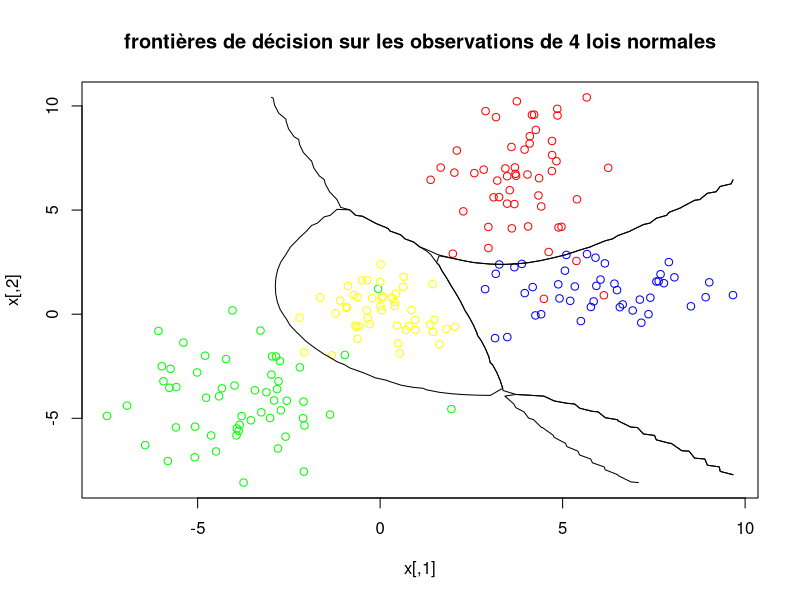
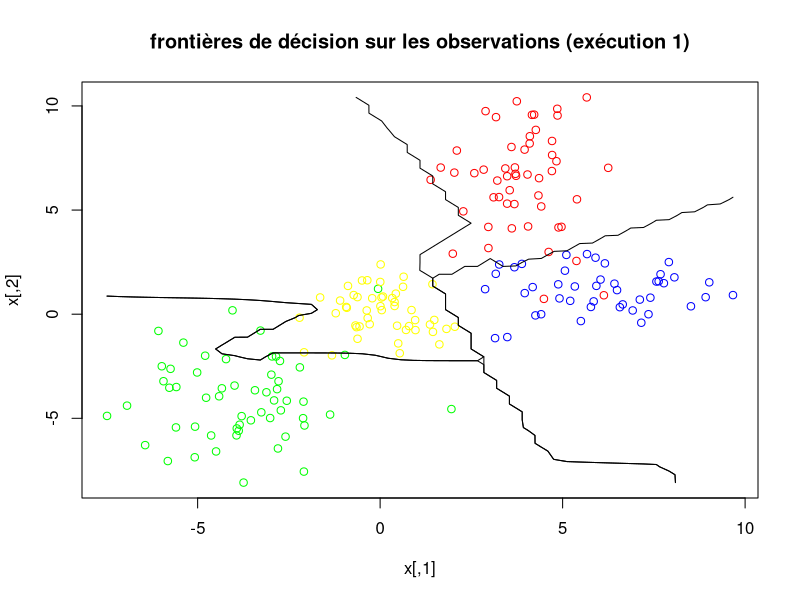
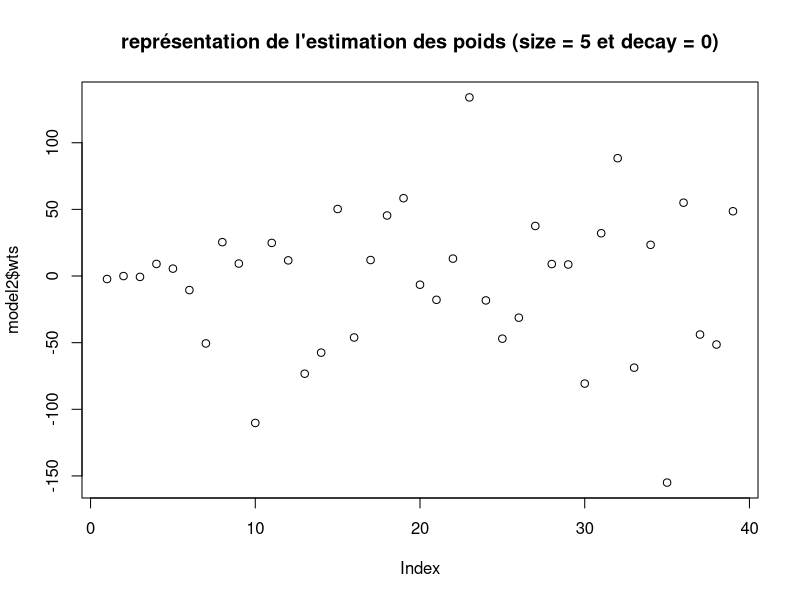
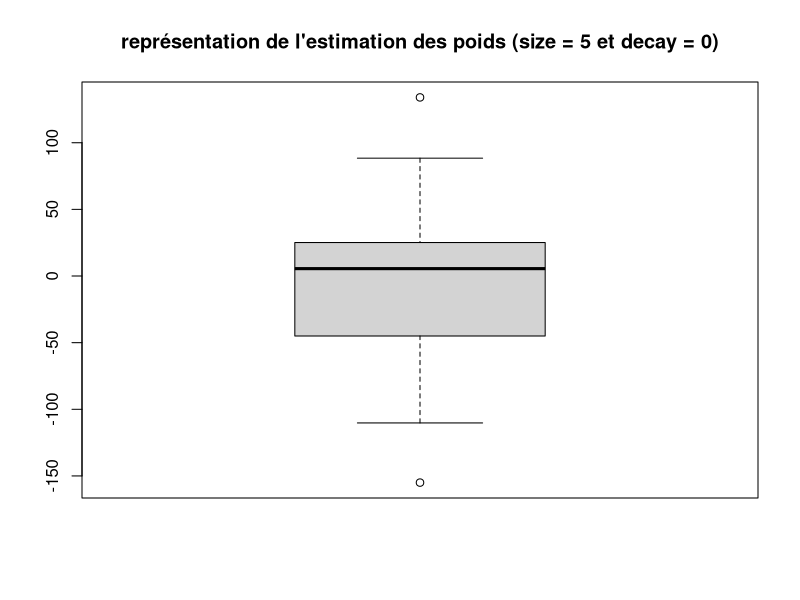
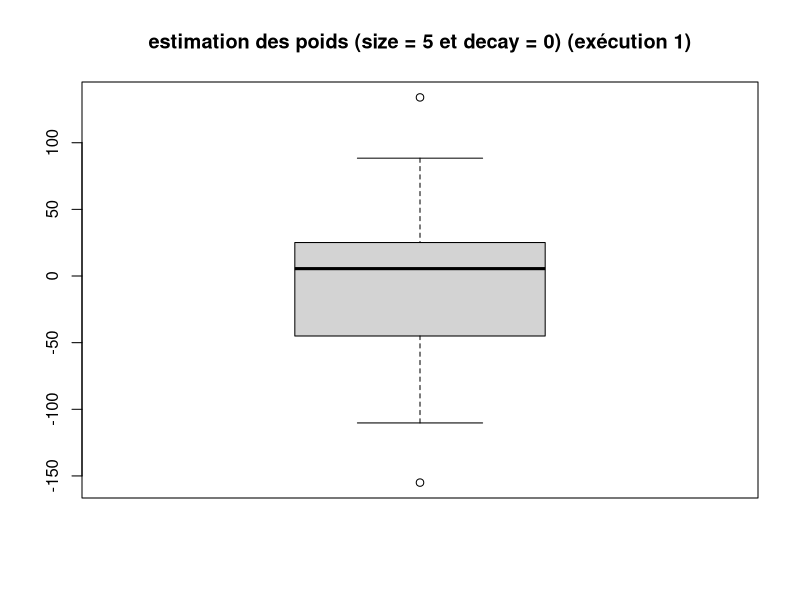
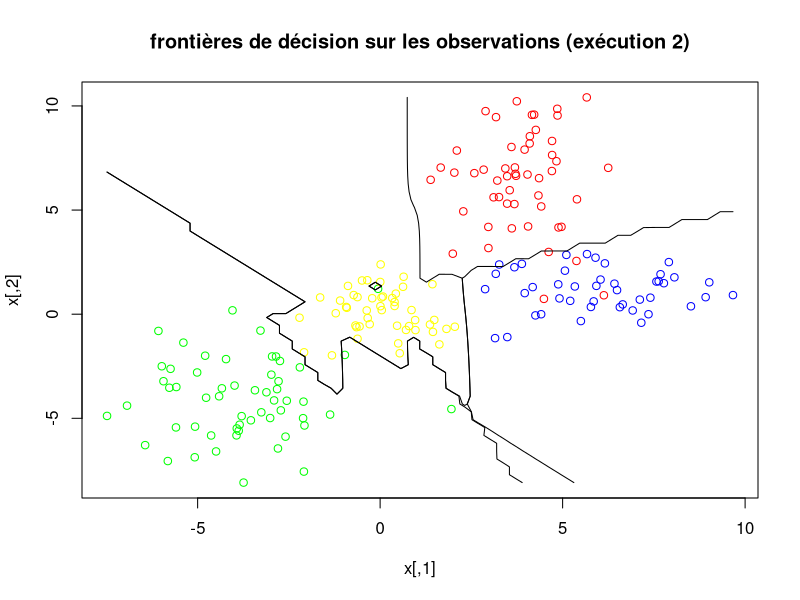
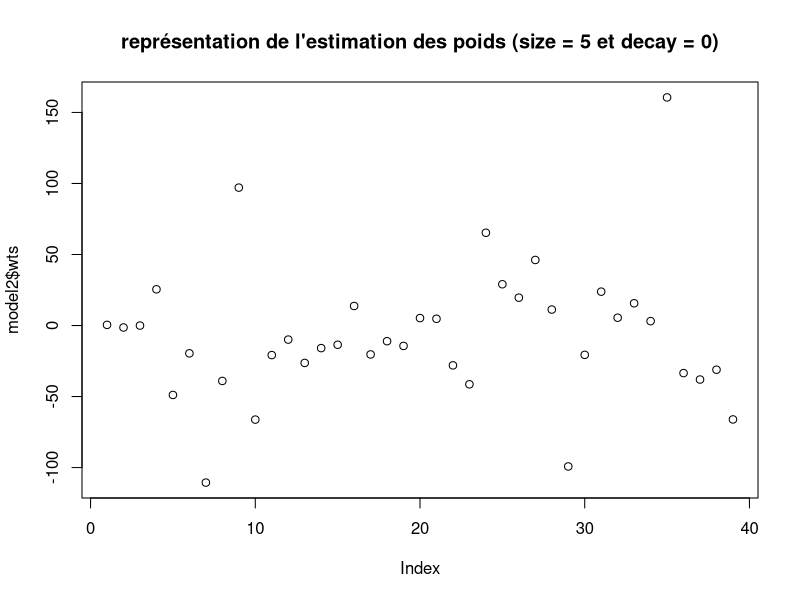
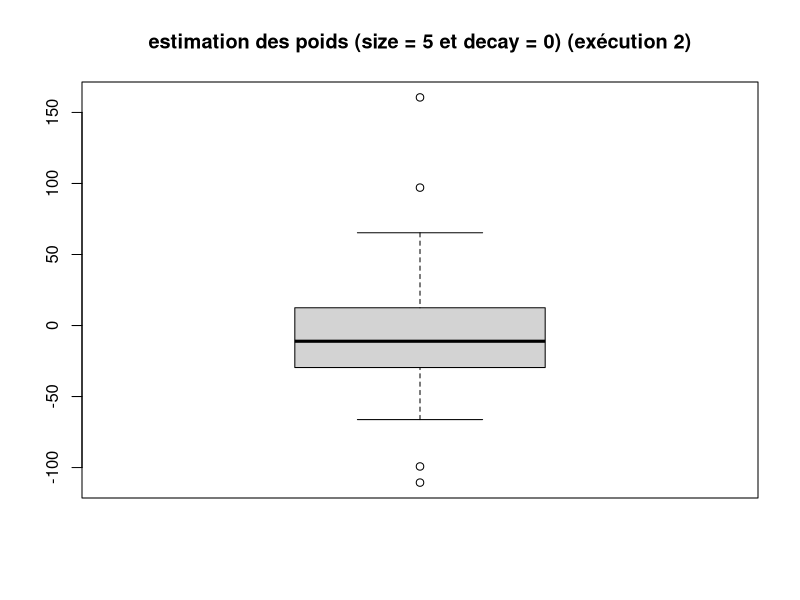

Write R code to recreate these figures, in order. (Note: this script raises an error after producing the figures.)
# UV : SY19 - TP03
# Exercice 2
# Auteurs : Alice Ngwembou - Antoine Hars
# Fichier : exercice2.R

library(MASS)
library(nnet)

# QUESTION 1

# 1.
p1 <- 0.25
p2 <-0.25
p3 <- 0.25
p4 <- 0.25
n <- 200

s1 <- c(1, 2)
s2 <- c(2, 1)
s3 <- c(1.5, 2)
s4 <- c(1, 1)

s <- rbind(s1, s2, s3, s4)

m1 <- c(4, 6)
m2 <- c(6, 1)
m3 <- c(-4, -4)
m4 <- c(0, 0)

m <- rbind(m1, m2, m3, m4)

c <- sample(c(1, 2, 3, 4), size = n, prob = c(p1, p2, p3, p4), replace = TRUE)
x <- cbind(rnorm(n, m[c,1], s[c,1]), rnorm(n, m[c,2], s[c,2]))

couleur <- rep("red", n)
couleur[c==2] <- "blue"
couleur[c==3] <- "green"
couleur[c==4] <- "yellow"

png("plots/frontiere_bayes_q1_1.png")
plot(x, col = couleur, main = "frontières de décision sur les observations de 4 lois normales")

# Frontiere de Bayes
len <- 50

xp <- seq(min(x[,1]), max(x[,1]), length = len)
yp <- seq(min(x[,2]), max(x[,2]), length = len)

grille <- expand.grid(z1 = xp, z2 = yp)

Z <- p1 * dnorm(grille[,1], m[1,1], s[1,1]) * dnorm(grille[,2], m[1,2], s[1,2])
Z <- cbind(Z, p2 * dnorm(grille[,1], m[2,1], s[2,1]) * dnorm(grille[,2], m[2,2], s[2,2]))
Z <- cbind(Z, p3 * dnorm(grille[,1], m[3,1], s[3,1]) * dnorm(grille[,2], m[3,2], s[3,2]))
Z <- cbind(Z, p4 * dnorm(grille[,1], m[4,1], s[4,1]) * dnorm(grille[,2], m[4,2], s[4,2]))

zp <- Z[,4] - pmax(Z[,3], Z[,2], Z[,1])
contour(xp, yp, matrix(zp, len), add = TRUE, levels = 0, drawlabels = FALSE)

zp <- Z[,1] - pmax(Z[,2], Z[,3], Z[,4])
contour(xp, yp, matrix(zp, len), add = TRUE, levels = 0, drawlabels = FALSE)

zp <- Z[,2] - pmax(Z[,1], Z[,3], Z[,4])
contour(xp, yp, matrix(zp, len), add = TRUE, levels = 0, drawlabels = FALSE)
dev.off()

# 2.
# Donner la règle de Bayes

# 3.
# Développer la règle de Bayes pour arriver à la solution

##############################################################################

# QUESTION 2
T <- class.ind(couleur)
model1 <- nnet(x, T, size = 1, decay = 0, softmax = TRUE, maxit = 500)

# Valeur des poids
model1$wts

# Proba à postériori d'appartenance aux classes
Z1 <- predict(model1, grille)

#boxplot(model1$wts)


# 1.
model2 <- nnet(x, T, size = 5, decay = 0, softmax = TRUE, maxit = 500)
model2$wts
Z2 <- predict(model2, grille)

png("plots/frontiere_bayes_q2_1.png")
plot(x, col = couleur, main = "frontières de décision sur les observations (exécution 1)")
zp <- Z2[,4] - pmax(Z2[,3], Z2[,2], Z2[,1])
contour(xp, yp, matrix(zp, len), add = TRUE, levels = 0, drawlabels = FALSE)
zp <- Z2[,1] - pmax(Z2[,2], Z2[,3], Z2[,4])
contour(xp, yp, matrix(zp, len), add = TRUE, levels = 0, drawlabels = FALSE)
zp <- Z2[,2] - pmax(Z2[,1], Z2[,3], Z2[,4])
contour(xp, yp, matrix(zp, len), add = TRUE, levels = 0, drawlabels = FALSE)
dev.off()

# 2.
# Dessin de chaque composante du poids.
png("plots/poids_q2_2_1.png")
plot(model2$wts, main = "représentation de l'estimation des poids (size = 5 et decay = 0)")
dev.off()

png("plots/poids_q2_2_2.png")
boxplot(model2$wts, main = "représentation de l'estimation des poids (size = 5 et decay = 0)")
dev.off()

png("plots/poids_q2_2_3.png")
boxplot(model2$wts, main = "estimation des poids (size = 5 et decay = 0) (exécution 1)")
dev.off()

# 3.
# à répéter plusieurs fois.
model2 <- nnet(x, T, size = 5, decay = 0, softmax = TRUE, maxit = 500)
model2 <- nnet(x, T, size = 5, decay = 0, softmax = TRUE, maxit = 500)
model2 <- nnet(x, T, size = 5, decay = 0, softmax = TRUE, maxit = 500)
model2 <- nnet(x, T, size = 5, decay = 0, softmax = TRUE, maxit = 500)
model2$wts
Z2 <- predict(model2, grille)

png("plots/frontiere_bayes_q2_2.png")
plot(x, col = couleur, main = "frontières de décision sur les observations (exécution 2)")
zp <- Z2[,4] - pmax(Z2[,3], Z2[,2], Z2[,1])
contour(xp, yp, matrix(zp, len), add = TRUE, levels = 0, drawlabels = FALSE)
zp <- Z2[,1] - pmax(Z2[,2], Z2[,3], Z2[,4])
contour(xp, yp, matrix(zp, len), add = TRUE, levels = 0, drawlabels = FALSE)
zp <- Z2[,2] - pmax(Z2[,1], Z2[,3], Z2[,4])
contour(xp, yp, matrix(zp, len), add = TRUE, levels = 0, drawlabels = FALSE)
dev.off()

png("plots/poids_q2_3_1.png")
plot(model2$wts, main = "représentation de l'estimation des poids (size = 5 et decay = 0)")
dev.off()

png("plots/poids_q2_3_2.png")
boxplot(model2$wts, main = "estimation des poids (size = 5 et decay = 0) (exécution 2)")
dev.off()

# Nous n'obtenons pas les mêmes résultats à chaque fois pour l'estimation
# des poids et des frontières de décision.

# 4.
# Le générateur de nombre aléatoire de R n'est pas réinitialisé
# donc nous n'obtenons pas les mêmes frontières.

##############################################################################

# QUESTION 3.

# 1.
set.seed(1)
T <- class.ind(couleur)
model1 <- nnet(x, T, size = 1, decay = 0, softmax = TRUE, maxit = 500)
set.seed(1)
model2 <- nnet(x, T, size = 2, decay = 0, softmax = TRUE, maxit = 500)
set.seed(1)
model3 <- nnet(x, T, size = 3, decay = 0, softmax = TRUE, maxit = 500)
set.seed(1)
model4 <- nnet(x, T, size = 4, decay = 0, softmax = TRUE, maxit = 500)
set.seed(1)
model5 <- nnet(x, T, size = 5, decay = 0, softmax = TRUE, maxit = 500)
set.seed(1)
model6 <- nnet(x, T, size = 6, decay = 0, softmax = TRUE, maxit = 500)
set.seed(1)
model7 <- nnet(x, T, size = 7, decay = 0, softmax = TRUE, maxit = 500)
set.seed(1)
model8 <- nnet(x, T, size = 8, decay = 0, softmax = TRUE, maxit = 500)
set.seed(1)
model9 <- nnet(x, T, size = 9, decay = 0, softmax = TRUE, maxit = 500)
set.seed(1)
model10 <- nnet(x, T, size = 10, decay = 0, softmax = TRUE, maxit = 500)

png("plots/poids_q3_1.png")
boxplot(model1$wts, model2$wts, model3$wts, model4$wts, model5$wts, model6$wts, model7$wts, model8$wts, model9$wts, model10$wts, main = "Evolution du poids en fonction de size")
dev.off()

#plot(model1$wts, ylim = c(-5, 5), col = "blue")
#plot(model2$wts, ylim = c(-5, 5), col = "red")
#plot(model3$wts, ylim = c(-5, 5), col = "cyan")
#plot(model4$wts, ylim = c(-5, 5), col = "black")
#plot(model5$wts, ylim = c(-5, 5), col = "green")
#plot(model6$wts, ylim = c(-5, 5), col = "orange")
#plot(model7$wts, ylim = c(-5, 5), col = "yellow")
#plot(model8$wts, ylim = c(-5, 5), col = "pink")
#plot(model9$wts, ylim = c(-5, 5), col = "maroon")
#plot(model10$wts, ylim = c(-5, 5), col = "violet")

# Commenter le nombre de poids à estimer..

# 2.
Z1 <- predict(model1, grille)
Z2 <- predict(model2, grille)
Z3 <- predict(model3, grille)
Z4 <- predict(model4, grille)
Z5 <- predict(model5, grille)
Z6 <- predict(model6, grille)
Z7 <- predict(model7, grille)
Z8 <- predict(model8, grille)
Z9 <- predict(model9, grille)
Z10 <- predict(model10, grille)

png("plots/frontiere_bayes_q3_2_1.png")
plot(x, col = couleur, main = "frontières de décision sur les observations (size = 1) (1)")
zp <- Z1[,4] - pmax(Z1[,3], Z1[,2], Z1[,1])
contour(xp, yp, matrix(zp, len), add = TRUE, levels = 0, drawlabels = FALSE)
zp <- Z1[,1] - pmax(Z1[,2], Z1[,3], Z1[,4])
contour(xp, yp, matrix(zp, len), add = TRUE, levels = 0, drawlabels = FALSE)
zp <- Z1[,2] - pmax(Z1[,1], Z1[,3], Z1[,4])
contour(xp, yp, matrix(zp, len), add = TRUE, levels = 0, drawlabels = FALSE)
dev.off()

png("plots/frontiere_bayes_q3_2_2.png")
plot(x, col = couleur, main = "frontières de décision sur les observations (size = 2) (1)")
zp <- Z2[,4] - pmax(Z2[,3], Z2[,2], Z2[,1])
contour(xp, yp, matrix(zp, len), add = TRUE, levels = 0, drawlabels = FALSE)
zp <- Z2[,1] - pmax(Z2[,2], Z2[,3], Z2[,4])
contour(xp, yp, matrix(zp, len), add = TRUE, levels = 0, drawlabels = FALSE)
zp <- Z2[,2] - pmax(Z2[,1], Z2[,3], Z2[,4])
contour(xp, yp, matrix(zp, len), add = TRUE, levels = 0, drawlabels = FALSE)
dev.off()

png("plots/frontiere_bayes_q3_2_3.png")
plot(x, col = couleur, main = "frontières de décision sur les observations (size = 3) (1)")
zp <- Z3[,4] - pmax(Z3[,3], Z3[,2], Z3[,1])
contour(xp, yp, matrix(zp, len), add = TRUE, levels = 0, drawlabels = FALSE)
zp <- Z3[,1] - pmax(Z3[,2], Z3[,3], Z3[,4])
contour(xp, yp, matrix(zp, len), add = TRUE, levels = 0, drawlabels = FALSE)
zp <- Z3[,2] - pmax(Z3[,1], Z3[,3], Z3[,4])
contour(xp, yp, matrix(zp, len), add = TRUE, levels = 0, drawlabels = FALSE)
dev.off()

png("plots/frontiere_bayes_q3_2_4.png")
plot(x, col = couleur, main = "frontières de décision sur les observations (size = 4) (1)")
zp <- Z4[,4] - pmax(Z4[,3], Z4[,2], Z4[,1])
contour(xp, yp, matrix(zp, len), add = TRUE, levels = 0, drawlabels = FALSE)
zp <- Z4[,1] - pmax(Z4[,2], Z4[,3], Z4[,4])
contour(xp, yp, matrix(zp, len), add = TRUE, levels = 0, drawlabels = FALSE)
zp <- Z4[,2] - pmax(Z4[,1], Z4[,3], Z4[,4])
contour(xp, yp, matrix(zp, len), add = TRUE, levels = 0, drawlabels = FALSE)
dev.off()

png("plots/frontiere_bayes_q3_2_5.png")
plot(x, col = couleur, main = "frontières de décision sur les observations (size = 5) (1)")
zp <- Z5[,4] - pmax(Z5[,3], Z5[,2], Z5[,1])
contour(xp, yp, matrix(zp, len), add = TRUE, levels = 0, drawlabels = FALSE)
zp <- Z5[,1] - pmax(Z5[,2], Z5[,3], Z5[,4])
contour(xp, yp, matrix(zp, len), add = TRUE, levels = 0, drawlabels = FALSE)
zp <- Z5[,2] - pmax(Z5[,1], Z5[,3], Z5[,4])
contour(xp, yp, matrix(zp, len), add = TRUE, levels = 0, drawlabels = FALSE)
dev.off()

png("plots/frontiere_bayes_q3_2_6.png")
plot(x, col = couleur, main = "frontières de décision sur les observations (size = 6) (1)")
zp <- Z6[,4] - pmax(Z6[,3], Z6[,2], Z6[,1])
contour(xp, yp, matrix(zp, len), add = TRUE, levels = 0, drawlabels = FALSE)
zp <- Z6[,1] - pmax(Z6[,2], Z6[,3], Z6[,4])
contour(xp, yp, matrix(zp, len), add = TRUE, levels = 0, drawlabels = FALSE)
zp <- Z6[,2] - pmax(Z6[,1], Z6[,3], Z6[,4])
contour(xp, yp, matrix(zp, len), add = TRUE, levels = 0, drawlabels = FALSE)
dev.off()

png("plots/frontiere_bayes_q3_2_7.png")
plot(x, col = couleur, main = "frontières de décision sur les observations (size = 7) (1)")
zp <- Z7[,4] - pmax(Z7[,3], Z7[,2], Z7[,1])
contour(xp, yp, matrix(zp, len), add = TRUE, levels = 0, drawlabels = FALSE)
zp <- Z7[,1] - pmax(Z7[,2], Z7[,3], Z7[,4])
contour(xp, yp, matrix(zp, len), add = TRUE, levels = 0, drawlabels = FALSE)
zp <- Z7[,2] - pmax(Z7[,1], Z7[,3], Z7[,4])
contour(xp, yp, matrix(zp, len), add = TRUE, levels = 0, drawlabels = FALSE)
dev.off()

png("plots/frontiere_bayes_q3_2_8.png")
plot(x, col = couleur, main = "frontières de décision sur les observations (size = 8) (1)")
zp <- Z8[,4] - pmax(Z8[,3], Z8[,2], Z8[,1])
contour(xp, yp, matrix(zp, len), add = TRUE, levels = 0, drawlabels = FALSE)
zp <- Z8[,1] - pmax(Z8[,2], Z8[,3], Z8[,4])
contour(xp, yp, matrix(zp, len), add = TRUE, levels = 0, drawlabels = FALSE)
zp <- Z8[,2] - pmax(Z8[,1], Z8[,3], Z8[,4])
contour(xp, yp, matrix(zp, len), add = TRUE, levels = 0, drawlabels = FALSE)
dev.off()

png("plots/frontiere_bayes_q3_2_9.png")
plot(x, col = couleur, main = "frontières de décision sur les observations (size = 9) (1)")
zp <- Z9[,4] - pmax(Z9[,3], Z9[,2], Z9[,1])
contour(xp, yp, matrix(zp, len), add = TRUE, levels = 0, drawlabels = FALSE)
zp <- Z9[,1] - pmax(Z9[,2], Z9[,3], Z9[,4])
contour(xp, yp, matrix(zp, len), add = TRUE, levels = 0, drawlabels = FALSE)
zp <- Z9[,2] - pmax(Z9[,1], Z9[,3], Z9[,4])
contour(xp, yp, matrix(zp, len), add = TRUE, levels = 0, drawlabels = FALSE)
dev.off()

png("plots/frontiere_bayes_q3_2_10.png")
plot(x, col = couleur, main = "frontières de décision sur les observations (size = 10) (1)")
zp <- Z10[,4] - pmax(Z10[,3], Z10[,2], Z10[,1])
contour(xp, yp, matrix(zp, len), add = TRUE, levels = 0, drawlabels = FALSE)
zp <- Z10[,1] - pmax(Z10[,2], Z10[,3], Z10[,4])
contour(xp, yp, matrix(zp, len), add = TRUE, levels = 0, drawlabels = FALSE)
zp <- Z10[,2] - pmax(Z10[,1], Z10[,3], Z10[,4])
contour(xp, yp, matrix(zp, len), add = TRUE, levels = 0, drawlabels = FALSE)
dev.off()

# Calcul de la probabilité d'erreur
pred1 <- predict(model1, x)
pred2 <- predict(model2, x)
pred3 <- predict(model3, x)
pred4 <- predict(model4, x)
pred5 <- predict(model5, x)
pred6 <- predict(model6, x)
pred7 <- predict(model7, x)
pred8 <- predict(model8, x)
pred9 <- predict(model9, x)
pred10 <- predict(model10, x)

classes_predict <- function(pred) {

	n = dim(pred)[1]
	m = dim(pred)[2]
	for (i in 1:n) {
		mm = max(pred[i,])
		for (j in 1:m) {
			if (pred[i,j] == mm) {
				pred[i,j] = 1
			} else {
				pred[i,j] = 0
			}
		}
	}
	return(pred)
}

cp1 = classes_predict(pred1)
cp2 = classes_predict(pred2)
cp3 = classes_predict(pred3)
cp4 = classes_predict(pred4)
cp5 = classes_predict(pred5)
cp6 = classes_predict(pred6)
cp7 = classes_predict(pred7)
cp8 = classes_predict(pred8)
cp9 = classes_predict(pred9)
cp10 = classes_predict(pred10)

proba_erreur_emp <- function(T, CP) {

	proba = 0
	n = dim(T)[1]
	m = dim(T)[2]
	for (i in 1:n) {
		CP[i,] = T[i,] - CP[i,]
		comp = 0
		for (j in 1:m) {
			if (CP[i,j] == 0) {
				comp = comp + 1
			}
		}
		if (comp != m) {
			proba = proba + 1
		}
	}
	return(proba / n)
}

proba1 = proba_erreur_emp(T, cp1)
proba2 = proba_erreur_emp(T, cp2)
proba3 = proba_erreur_emp(T, cp3)
proba4 = proba_erreur_emp(T, cp4)
proba5 = proba_erreur_emp(T, cp5)
proba6 = proba_erreur_emp(T, cp6)
proba7 = proba_erreur_emp(T, cp7)
proba8 = proba_erreur_emp(T, cp8)
proba9 = proba_erreur_emp(T, cp9)
proba10 = proba_erreur_emp(T, cp10)

probas = c(proba1, proba2, proba3, proba4, proba5, proba6, proba7, proba8, proba9, proba10)
png("plots/probas_erreur_q3_1.png")
plot(probas, main = "Evolution des probabilité d'erreur en fonction de size", col = "red")
dev.off()

# 3.
set.seed(1)
T <- class.ind(couleur)
model1 <- nnet(x, T, size = 1, decay = 0, softmax = TRUE, maxit = 500)
set.seed(1)
model2 <- nnet(x, T, size = 2, decay = 0, softmax = TRUE, maxit = 500)
set.seed(1)
model3 <- nnet(x, T, size = 3, decay = 0, softmax = TRUE, maxit = 500)
set.seed(1)
model4 <- nnet(x, T, size = 4, decay = 0, softmax = TRUE, maxit = 500)
set.seed(1)
model5 <- nnet(x, T, size = 5, decay = 0, softmax = TRUE, maxit = 500)
set.seed(1)
model6 <- nnet(x, T, size = 6, decay = 0, softmax = TRUE, maxit = 500)
set.seed(1)
model7 <- nnet(x, T, size = 7, decay = 0, softmax = TRUE, maxit = 500)
set.seed(1)
model8 <- nnet(x, T, size = 8, decay = 0, softmax = TRUE, maxit = 500)
set.seed(1)
model9 <- nnet(x, T, size = 9, decay = 0, softmax = TRUE, maxit = 500)
set.seed(1)
model10 <- nnet(x, T, size = 10, decay = 0, softmax = TRUE, maxit = 500)

png("plots/poids_q3_3.png")
boxplot(model1$wts, model2$wts, model3$wts, model4$wts, model5$wts, model6$wts, model7$wts, model8$wts, model9$wts, model10$wts, main = "Evolution du poids en fonction de size")
dev.off()

Z1 <- predict(model1, grille)
Z2 <- predict(model2, grille)
Z3 <- predict(model3, grille)
Z4 <- predict(model4, grille)
Z5 <- predict(model5, grille)
Z6 <- predict(model6, grille)
Z7 <- predict(model7, grille)
Z8 <- predict(model8, grille)
Z9 <- predict(model9, grille)
Z10 <- predict(model10, grille)

png("plots/frontiere_bayes_q3_3_1.png")
plot(x, col = couleur, main = "frontières de décision sur les observations (size = 1) (2)")
zp <- Z1[,4] - pmax(Z1[,3], Z1[,2], Z1[,1])
contour(xp, yp, matrix(zp, len), add = TRUE, levels = 0, drawlabels = FALSE)
zp <- Z1[,1] - pmax(Z1[,2], Z1[,3], Z1[,4])
contour(xp, yp, matrix(zp, len), add = TRUE, levels = 0, drawlabels = FALSE)
zp <- Z1[,2] - pmax(Z1[,1], Z1[,3], Z1[,4])
contour(xp, yp, matrix(zp, len), add = TRUE, levels = 0, drawlabels = FALSE)
dev.off()

png("plots/frontiere_bayes_q3_3_2.png")
plot(x, col = couleur, main = "frontières de décision sur les observations (size = 2) (2)")
zp <- Z2[,4] - pmax(Z2[,3], Z2[,2], Z2[,1])
contour(xp, yp, matrix(zp, len), add = TRUE, levels = 0, drawlabels = FALSE)
zp <- Z2[,1] - pmax(Z2[,2], Z2[,3], Z2[,4])
contour(xp, yp, matrix(zp, len), add = TRUE, levels = 0, drawlabels = FALSE)
zp <- Z2[,2] - pmax(Z2[,1], Z2[,3], Z2[,4])
contour(xp, yp, matrix(zp, len), add = TRUE, levels = 0, drawlabels = FALSE)
dev.off()

png("plots/frontiere_bayes_q3_3_3.png")
plot(x, col = couleur, main = "frontières de décision sur les observations (size = 3) (2)")
zp <- Z3[,4] - pmax(Z3[,3], Z3[,2], Z3[,1])
contour(xp, yp, matrix(zp, len), add = TRUE, levels = 0, drawlabels = FALSE)
zp <- Z3[,1] - pmax(Z3[,2], Z3[,3], Z3[,4])
contour(xp, yp, matrix(zp, len), add = TRUE, levels = 0, drawlabels = FALSE)
zp <- Z3[,2] - pmax(Z3[,1], Z3[,3], Z3[,4])
contour(xp, yp, matrix(zp, len), add = TRUE, levels = 0, drawlabels = FALSE)
dev.off()

png("plots/frontiere_bayes_q3_3_4.png")
plot(x, col = couleur, main = "frontières de décision sur les observations (size = 4) (2)")
zp <- Z4[,4] - pmax(Z4[,3], Z4[,2], Z4[,1])
contour(xp, yp, matrix(zp, len), add = TRUE, levels = 0, drawlabels = FALSE)
zp <- Z4[,1] - pmax(Z4[,2], Z4[,3], Z4[,4])
contour(xp, yp, matrix(zp, len), add = TRUE, levels = 0, drawlabels = FALSE)
zp <- Z4[,2] - pmax(Z4[,1], Z4[,3], Z4[,4])
contour(xp, yp, matrix(zp, len), add = TRUE, levels = 0, drawlabels = FALSE)
dev.off()

png("plots/frontiere_bayes_q3_3_5.png")
plot(x, col = couleur, main = "frontières de décision sur les observations (size = 5) (2)")
zp <- Z5[,4] - pmax(Z5[,3], Z5[,2], Z5[,1])
contour(xp, yp, matrix(zp, len), add = TRUE, levels = 0, drawlabels = FALSE)
zp <- Z5[,1] - pmax(Z5[,2], Z5[,3], Z5[,4])
contour(xp, yp, matrix(zp, len), add = TRUE, levels = 0, drawlabels = FALSE)
zp <- Z5[,2] - pmax(Z5[,1], Z5[,3], Z5[,4])
contour(xp, yp, matrix(zp, len), add = TRUE, levels = 0, drawlabels = FALSE)
dev.off()

png("plots/frontiere_bayes_q3_3_6.png")
plot(x, col = couleur, main = "frontières de décision sur les observations (size = 6) (2)")
zp <- Z6[,4] - pmax(Z6[,3], Z6[,2], Z6[,1])
contour(xp, yp, matrix(zp, len), add = TRUE, levels = 0, drawlabels = FALSE)
zp <- Z6[,1] - pmax(Z6[,2], Z6[,3], Z6[,4])
contour(xp, yp, matrix(zp, len), add = TRUE, levels = 0, drawlabels = FALSE)
zp <- Z6[,2] - pmax(Z6[,1], Z6[,3], Z6[,4])
contour(xp, yp, matrix(zp, len), add = TRUE, levels = 0, drawlabels = FALSE)
dev.off()

png("plots/frontiere_bayes_q3_3_7.png")
plot(x, col = couleur, main = "frontières de décision sur les observations (size = 7) (2)")
zp <- Z7[,4] - pmax(Z7[,3], Z7[,2], Z7[,1])
contour(xp, yp, matrix(zp, len), add = TRUE, levels = 0, drawlabels = FALSE)
zp <- Z7[,1] - pmax(Z7[,2], Z7[,3], Z7[,4])
contour(xp, yp, matrix(zp, len), add = TRUE, levels = 0, drawlabels = FALSE)
zp <- Z7[,2] - pmax(Z7[,1], Z7[,3], Z7[,4])
contour(xp, yp, matrix(zp, len), add = TRUE, levels = 0, drawlabels = FALSE)
dev.off()

png("plots/frontiere_bayes_q3_3_8.png")
plot(x, col = couleur, main = "frontières de décision sur les observations (size = 8) (2)")
zp <- Z8[,4] - pmax(Z8[,3], Z8[,2], Z8[,1])
contour(xp, yp, matrix(zp, len), add = TRUE, levels = 0, drawlabels = FALSE)
zp <- Z8[,1] - pmax(Z8[,2], Z8[,3], Z8[,4])
contour(xp, yp, matrix(zp, len), add = TRUE, levels = 0, drawlabels = FALSE)
zp <- Z8[,2] - pmax(Z8[,1], Z8[,3], Z8[,4])
contour(xp, yp, matrix(zp, len), add = TRUE, levels = 0, drawlabels = FALSE)
dev.off()

png("plots/frontiere_bayes_q3_3_9.png")
plot(x, col = couleur, main = "frontières de décision sur les observations (size = 9) (2)")
zp <- Z9[,4] - pmax(Z9[,3], Z9[,2], Z9[,1])
contour(xp, yp, matrix(zp, len), add = TRUE, levels = 0, drawlabels = FALSE)
zp <- Z9[,1] - pmax(Z9[,2], Z9[,3], Z9[,4])
contour(xp, yp, matrix(zp, len), add = TRUE, levels = 0, drawlabels = FALSE)
zp <- Z9[,2] - pmax(Z9[,1], Z9[,3], Z9[,4])
contour(xp, yp, matrix(zp, len), add = TRUE, levels = 0, drawlabels = FALSE)
dev.off()

png("plots/frontiere_bayes_q3_3_10.png")
plot(x, col = couleur, main = "frontières de décision sur les observations (size = 10) (2)")
zp <- Z10[,4] - pmax(Z10[,3], Z10[,2], Z10[,1])
contour(xp, yp, matrix(zp, len), add = TRUE, levels = 0, drawlabels = FALSE)
zp <- Z10[,1] - pmax(Z10[,2], Z10[,3], Z10[,4])
contour(xp, yp, matrix(zp, len), add = TRUE, levels = 0, drawlabels = FALSE)
zp <- Z10[,2] - pmax(Z10[,1], Z10[,3], Z10[,4])
contour(xp, yp, matrix(zp, len), add = TRUE, levels = 0, drawlabels = FALSE)
dev.off()

# 4.
# Commentaires sur la variabilité des modèles en fonction de size.
# Graphe Pe en fonction de Size

# Calcul de la probabilité d'erreur
pred1 <- predict(model1, x)
pred2 <- predict(model2, x)
pred3 <- predict(model3, x)
pred4 <- predict(model4, x)
pred5 <- predict(model5, x)
pred6 <- predict(model6, x)
pred7 <- predict(model7, x)
pred8 <- predict(model8, x)
pred9 <- predict(model9, x)
pred10 <- predict(model10, x)

cp1 = classes_predict(pred1)
cp2 = classes_predict(pred2)
cp3 = classes_predict(pred3)
cp4 = classes_predict(pred4)
cp5 = classes_predict(pred5)
cp6 = classes_predict(pred6)
cp7 = classes_predict(pred7)
cp8 = classes_predict(pred8)
cp9 = classes_predict(pred9)
cp10 = classes_predict(pred10)

proba1 = proba_erreur_emp(T, cp1)
proba2 = proba_erreur_emp(T, cp2)
proba3 = proba_erreur_emp(T, cp3)
proba4 = proba_erreur_emp(T, cp4)
proba5 = proba_erreur_emp(T, cp5)
proba6 = proba_erreur_emp(T, cp6)
proba7 = proba_erreur_emp(T, cp7)
proba8 = proba_erreur_emp(T, cp8)
proba9 = proba_erreur_emp(T, cp9)
proba10 = proba_erreur_emp(T, cp10)

probas = c(proba1, proba2, proba3, proba4, proba5, proba6, proba7, proba8, proba9, proba10)
png("plots/probas_erreur_q3_3.png")
plot(probas, main = "Evolution des probabilité d'erreur en fonction de size", col = "red")
dev.off()

##############################################################################

# QUESTION 4.
set.seed(1)
T <- class.ind(couleur)
model1 <- nnet(x, T, size = 5, decay = 0.001, softmax = TRUE, maxit = 500)
set.seed(1)
T <- class.ind(couleur)
model2 <- nnet(x, T, size = 5, decay = 0.01, softmax = TRUE, maxit = 500)
set.seed(1)
T <- class.ind(couleur)
model3 <- nnet(x, T, size = 5, decay = 0.1, softmax = TRUE, maxit = 500)
set.seed(1)
T <- class.ind(couleur)
model4 <- nnet(x, T, size = 5, decay = 1, softmax = TRUE, maxit = 500)
set.seed(1)
T <- class.ind(couleur)
model5 <- nnet(x, T, size = 5, decay = 10, softmax = TRUE, maxit = 500)
set.seed(1)
T <- class.ind(couleur)
model6 <- nnet(x, T, size = 5, decay = 100, softmax = TRUE, maxit = 500)

Z1 <- predict(model1, grille)
Z2 <- predict(model2, grille)
Z3 <- predict(model3, grille)
Z4 <- predict(model4, grille)
Z5 <- predict(model5, grille)
Z6 <- predict(model6, grille)

png("plots/frontiere_bayes_q4_1.png")
plot(x, col = couleur, main = "frontières de décision sur les observations (decay = 0.001)")
zp <- Z1[,4] - pmax(Z1[,3], Z1[,2], Z1[,1])
contour(xp, yp, matrix(zp, len), add = TRUE, levels = 0, drawlabels = FALSE)
zp <- Z1[,1] - pmax(Z1[,2], Z1[,3], Z1[,4])
contour(xp, yp, matrix(zp, len), add = TRUE, levels = 0, drawlabels = FALSE)
zp <- Z1[,2] - pmax(Z1[,1], Z1[,3], Z1[,4])
contour(xp, yp, matrix(zp, len), add = TRUE, levels = 0, drawlabels = FALSE)
dev.off()

png("plots/frontiere_bayes_q4_2.png")
plot(x, col = couleur, main = "frontières de décision sur les observations (decay = 0.01)")
zp <- Z2[,4] - pmax(Z2[,3], Z2[,2], Z2[,1])
contour(xp, yp, matrix(zp, len), add = TRUE, levels = 0, drawlabels = FALSE)
zp <- Z2[,1] - pmax(Z2[,2], Z2[,3], Z2[,4])
contour(xp, yp, matrix(zp, len), add = TRUE, levels = 0, drawlabels = FALSE)
zp <- Z2[,2] - pmax(Z2[,1], Z2[,3], Z2[,4])
contour(xp, yp, matrix(zp, len), add = TRUE, levels = 0, drawlabels = FALSE)
dev.off()

png("plots/frontiere_bayes_q4_3.png")
plot(x, col = couleur, main = "frontières de décision sur les observations (decay = 0.1)")
zp <- Z3[,4] - pmax(Z3[,3], Z3[,2], Z3[,1])
contour(xp, yp, matrix(zp, len), add = TRUE, levels = 0, drawlabels = FALSE)
zp <- Z3[,1] - pmax(Z3[,2], Z3[,3], Z3[,4])
contour(xp, yp, matrix(zp, len), add = TRUE, levels = 0, drawlabels = FALSE)
zp <- Z3[,2] - pmax(Z3[,1], Z3[,3], Z3[,4])
contour(xp, yp, matrix(zp, len), add = TRUE, levels = 0, drawlabels = FALSE)
dev.off()

png("plots/frontiere_bayes_q4_4.png")
plot(x, col = couleur, main = "frontières de décision sur les observations (decay = 1)")
zp <- Z4[,4] - pmax(Z4[,3], Z4[,2], Z4[,1])
contour(xp, yp, matrix(zp, len), add = TRUE, levels = 0, drawlabels = FALSE)
zp <- Z4[,1] - pmax(Z4[,2], Z4[,3], Z4[,4])
contour(xp, yp, matrix(zp, len), add = TRUE, levels = 0, drawlabels = FALSE)
zp <- Z4[,2] - pmax(Z4[,1], Z4[,3], Z4[,4])
contour(xp, yp, matrix(zp, len), add = TRUE, levels = 0, drawlabels = FALSE)
dev.off()

png("plots/frontiere_bayes_q4_5.png")
plot(x, col = couleur, main = "frontières de décision sur les observations (decay = 10)")
zp <- Z5[,4] - pmax(Z5[,3], Z5[,2], Z5[,1])
contour(xp, yp, matrix(zp, len), add = TRUE, levels = 0, drawlabels = FALSE)
zp <- Z5[,1] - pmax(Z5[,2], Z5[,3], Z5[,4])
contour(xp, yp, matrix(zp, len), add = TRUE, levels = 0, drawlabels = FALSE)
zp <- Z5[,2] - pmax(Z5[,1], Z5[,3], Z5[,4])
contour(xp, yp, matrix(zp, len), add = TRUE, levels = 0, drawlabels = FALSE)
dev.off()

png("plots/frontiere_bayes_q4_6.png")
plot(x, col = couleur, main = "frontières de décision sur les observations (decay = 100)")
zp <- Z6[,4] - pmax(Z6[,3], Z6[,2], Z6[,1])
contour(xp, yp, matrix(zp, len), add = TRUE, levels = 0, drawlabels = FALSE)
zp <- Z6[,1] - pmax(Z6[,2], Z6[,3], Z6[,4])
contour(xp, yp, matrix(zp, len), add = TRUE, levels = 0, drawlabels = FALSE)
zp <- Z6[,2] - pmax(Z6[,1], Z6[,3], Z6[,4])
contour(xp, yp, matrix(zp, len), add = TRUE, levels = 0, drawlabels = FALSE)
dev.off()

# decay : paramètre de pénalisation / régularisation, qui influence la précision du modèle.
# Plus il est petit, plus le modèle proposé est complexe, plus il est grand, moins il est complexe et généraliste.

# 2.
png("plots/poids_q4_2.png")
boxplot(model1$wts, model2$wts, model3$wts, model4$wts, model5$wts, model6$wts, main = "Evolution du poids en fonction de decay")
dev.off()
#plot(model1$wts, ylim = c(-5, 5))
#plot(model2$wts, ylim = c(-5, 5))
#plot(model3$wts, ylim = c(-5, 5))
#plot(model4$wts, ylim = c(-5, 5))
#plot(model5$wts, ylim = c(-5, 5))
#plot(model6$wts, ylim = c(-5, 5))

# 3.
# Calcul de la probabilité d'erreur
pred1 <- predict(model1, x)
pred2 <- predict(model2, x)
pred3 <- predict(model3, x)
pred4 <- predict(model4, x)
pred5 <- predict(model5, x)
pred6 <- predict(model6, x)

cp1 = classes_predict(pred1)
cp2 = classes_predict(pred2)
cp3 = classes_predict(pred3)
cp4 = classes_predict(pred4)
cp5 = classes_predict(pred5)
cp6 = classes_predict(pred6)

proba1 = proba_erreur_emp(T, cp1)
proba2 = proba_erreur_emp(T, cp2)
proba3 = proba_erreur_emp(T, cp3)
proba4 = proba_erreur_emp(T, cp4)
proba5 = proba_erreur_emp(T, cp5)
proba6 = proba_erreur_emp(T, cp6)

probas = c(proba1, proba2, proba3, proba4, proba5, proba6)

png("plots/probas_erreur_q4_3.png")
plot(probas, main = "Evolution des probabilité d'erreur en fonction de decay", col = "red")
dev.off()

# La valeur optimale est 4 d'après le schéma.

##############################################################################

# Séparation selon le sexe
n <- 200
x_sexe <- log(cbind(crabs$FL, crabs$RW))
T_sexe <- class.ind(crabs$sex)

couleur1 <- rep("pink", n)
couleur1[crabs$sex=="M"] <- "cyan"

png(file = "plots/tp3_exo3_crabs_sexe.png")
plot(x_sexe, col = couleur1, xlab = "log(FL)", ylab ="log(RW)", main = "Sexe des crabes en fonction des mesures FL et RW")
dev.off()

# Séparation selon la couleur
x_color <- log(cbind(crabs$FL, crabs$RW))
T_color <- class.ind(crabs$sp)

couleur2 <- rep("orange", n)
couleur2[crabs$sp == "O"] <- "blue"

png(file = "plots/tp3_exo3_crabs_couleur.png")
plot(x_color, col = couleur2, xlab = "log(FL)", ylab ="log(RW)", main = "Couleur des crabes en fonction des mesures FL et RW")
dev.off()

################################################################################

# QUESTION 5

# 1.
p = 5

simul <- function (x, t, n, p) {
	
	# Préparation de la matrice des données mélangées
	data = matrix(nrow = n, ncol = 3)
	# Préparation de la matrice des classes mélangées
	classe = matrix(nrow = n, ncol = 2)

	i = 1
	m = n / p

	# Itérateur des partitions de données
	for (ki in 1:p) {
	# Itérateur du nombre d'éléments par partition de données
		for (j in 1:m) {
			# On prend nb ligne de la matrice x modifiée,
			# une ligne s'en va à chaque itération
			d = dim(x)[1]
			# Si x est un vecteur, d = null dans R
			# (oui il n'a pas de dimensions c'est comme ça épicétou)
			if (is.null(d)) {
				# On met arbitrairement la dimension en ligne à 1
				d = 1
				# On met arbitrairement le rand à 1 (bah oui il reste plus qu'une ligne)
				rand = 1
				# La matrice des données mélangées prend les valeurs de x en colonne 1 et 2
				data[i,c(1,2)] = x
				# Pareil pour la matrice des classes mélangées
				classe[i, c(1,2)] = t
			} else {
				# On prend un nombre aléatoire entre 1 et le nombre de lignes de x
				rand = sample(1:d, 1)
				data[i,1] = x[rand,1]
				data[i,2] = x[rand,2]
				x = x[-rand,]

				classe[i,1] = t[rand,1]
				classe[i,2] = t[rand,2]
				t = t[-rand,]
			}

			data[i,3] = ki
			i = i + 1
		}
	}
	result = new.env()
	result$data <- data
	result$classe <- classe

	return (result)
}

proba_erreur <- function(T, CP) {
	comp = 0
        proba = 0
        n = length(T)
        for (i in 1:n) {
                comp = T[i] - CP[i]  
                if (comp != 0) {
                        proba = proba + 1
                }
        }
        return(proba / n)
}

t_sexe = simul(x_sexe, T_sexe, n, p)
couleur3 <- rep("pink", n)
couleur3[t_sexe$classe[,1] == "0"] <- "cyan"

t_color = simul(x_color, T_color, n, p)
couleur4 <- rep("orange", n)
couleur4[t_color$classe[,1] == "0"] <- "blue"

png(file = "plots/tp3_exo3_mixeddata_sexe.png")
plot(t_sexe$data, col = couleur3, xlab = "log(FL)", ylab ="log(RW)", main = "Sexe des crabes en fonction des mesures FL et RW")
dev.off()


png(file = "plots/tp3_exo3_mixeddata_couleur.png")
plot(t_color$data, col = couleur4, xlab = "log(FL)", ylab ="log(RW)", main = "Couleur des crabes en fonction des mesures FL et RW")
dev.off()


# Estimation sur la probabilité d'erreur sur le SEXE
set.seed(1)
model1 <- nnet(t_sexe$data[-1:-40,1:2], t_sexe$classe[-1:-40,], size = 6, decay = 0.001, softmax = TRUE, maxit = 500)
pred1 <- predict(model1, t_sexe$data[1:40,1:2])
cp1 = classes_predict(pred1)
proba1 = proba_erreur(t_sexe$classe[1:40], cp1[,1])

set.seed(1)
model2 <- nnet(t_sexe$data[-41:-80,1:2], t_sexe$classe[-41:-80,], size = 6, decay = 0.001, softmax = TRUE, maxit = 500)
pred2 <- predict(model2, t_sexe$data[41:80,1:2])
cp2 = classes_predict(pred2)
proba2 = proba_erreur(t_sexe$classe[41:80], cp2[,1])

set.seed(1)
model3 <- nnet(t_sexe$data[-81:-120,1:2], t_sexe$classe[-81:-120,], size = 6, decay = 0.001, softmax = TRUE, maxit = 500)
pred3 <- predict(model3, t_sexe$data[81:120,1:2])
cp3 = classes_predict(pred3)
proba3 = proba_erreur(t_sexe$classe[81:120], cp3[,1])

set.seed(1)
model4 <- nnet(t_sexe$data[-121:-160,1:2], t_sexe$classe[-121:-160,], size = 6, decay = 0.001, softmax = TRUE, maxit = 500)
pred4 <- predict(model4, t_sexe$data[121:160,1:2])
cp4 = classes_predict(pred4)
proba4 = proba_erreur(t_sexe$classe[121:160], cp4[,1])

set.seed(1)
model5 <- nnet(t_sexe$data[-161:-200,1:2], t_sexe$classe[-161:-200,], size = 6, decay = 0.001, softmax = TRUE, maxit = 500)
pred5 <- predict(model5, t_sexe$data[161:200,1:2])
cp5 = classes_predict(pred5)
proba5 = proba_erreur(t_sexe$classe[161:200], cp5[,1])

probas_sexe = c(proba1, proba2, proba3, proba4, proba5)
pe = mean(probas_sexe)

png(file = "plots/tp3_probas_erreur_sexe.png")
plot(probas_sexe, xlab = "Modèle", ylab ="Probabilité d'erreur", main = "Probabilités d'erreur de chaque modèle pour le sexe")
dev.off()

# LDA sur les sexes
crabe = crabs[,c(4, 5, 2)]
crabe.lda <- lda(crabe[,1:2], crabe$sex)

x1p = seq(min(crabe$FL), max(crabe$FL), length = len)
x2p = seq(min(crabe$RW), max(crabe$RW), length = len)

grille = data.frame(expand.grid(FL = x1p, RW = x2p))

# Frontière de décision pour la lda
ly = predict(crabe.lda, grille)
lyp = ly$post[,1] - ly$post[,2]

png(file = "plots/lda_q5_1.png")
plot(crabe[,1:2], col = couleur3, main = "LDA Crabs selon le sexe")
contour(x1p, x2p, matrix(lyp, len), add = TRUE, levels = 0, drawlabels = FALSE, col = 'red')
dev.off()

# Calcul de l'erreur empirique lda sur l'ensemble d'apprentissage
n = dim(crabe)[1]
ly <- predict(crabe.lda, crabe[ ,1:2])
erreur1 <- sum(ly$class != crabe$sex) / n

# 2.
xp <- seq(min(t_sexe$data[,1]), max(t_sexe$data[,1]), length = len)
yp <- seq(min(t_sexe$data[,2]), max(t_sexe$data[,2]), length = len)

grille <- expand.grid(z1 = xp, z2 = yp)

Z1 <- predict(model1, grille)
Z2 <- predict(model2, grille)
Z3 <- predict(model3, grille)
Z4 <- predict(model4, grille)
Z5 <- predict(model5, grille)

png(file = "plots/frontiere_q5_2_1.png")
plot(t_sexe$data[-1:-40,1:2], col = couleur3, main = "Frontières de décision crabs modèle 1 selon le sexe")
zp <- Z1[,1] - Z1[,2]
contour(xp, yp, matrix(zp, len), add = TRUE, levels = 0, drawlabels = FALSE)
dev.off()

png(file = "plots/frontiere_q5_2_2.png")
plot(t_sexe$data[-41:-80,1:2], col = couleur3, main = "Frontières de décision crabs modèle 2 selon le sexe")
zp <- Z2[,1] - Z2[,2]
contour(xp, yp, matrix(zp, len), add = TRUE, levels = 0, drawlabels = FALSE)
dev.off()

png(file = "plots/frontiere_q5_2_3.png")
plot(t_sexe$data[-81:-120,1:2], col = couleur3, main = "Frontières de décision crabs modèle 3 selon le sexe")
zp <- Z3[,1] - Z3[,2]
contour(xp, yp, matrix(zp, len), add = TRUE, levels = 0, drawlabels = FALSE)
dev.off()

png(file = "plots/frontiere_q5_2_4.png")
plot(t_sexe$data[-121:-160,1:2], col = couleur3, main = "Frontières de décision crabs modèle 4 selon le sexe")
zp <- Z4[,1] - Z4[,2]
contour(xp, yp, matrix(zp, len), add = TRUE, levels = 0, drawlabels = FALSE)
dev.off()

png(file = "plots/frontiere_q5_2_5.png")
plot(t_sexe$data[-161:-200,1:2], col = couleur3, main = "Frontières de décision crabs modèle 5 selon le sexe")
zp <- Z5[,1] - Z5[,2]
contour(xp, yp, matrix(zp, len), add = TRUE, levels = 0, drawlabels = FALSE)
dev.off()

##############################################################################

# QUESTION 6

# 1.
# Estimation sur la probabilité d'erreur sur la COULEUR
set.seed(1)
model1c <- nnet(t_color$data[-1:-40,1:2], t_color$classe[-1:-40,], size = 5, decay = 0.001, softmax = TRUE, maxit = 500)
pred1c <- predict(model1c, t_color$data[1:40,1:2])
cp1c = classes_predict(pred1c)
proba1c = proba_erreur(t_color$classe[1:40], cp1c[,1])

set.seed(1)
model2c <- nnet(t_color$data[-41:-80,1:2], t_color$classe[-41:-80,], size = 5, decay = 0.001, softmax = TRUE, maxit = 500)
pred2c <- predict(model2c, t_color$data[41:80,1:2])
cp2c = classes_predict(pred2c)
proba2c = proba_erreur(t_color$classe[41:80], cp2c[,1])

set.seed(1)
model3c <- nnet(t_color$data[-81:-120,1:2], t_color$classe[-81:-120,], size = 5, decay = 0.001, softmax = TRUE, maxit = 500)
pred3c <- predict(model3c, t_color$data[81:120,1:2])
cp3c = classes_predict(pred3c)
proba3c = proba_erreur(t_color$classe[81:120], cp3c[,1])

set.seed(1)
model4c <- nnet(t_color$data[-121:-160,1:2], t_color$classe[-121:-160,], size = 5, decay = 0.001, softmax = TRUE, maxit = 500)
pred4c <- predict(model4c, t_color$data[121:160,1:2])
cp4c = classes_predict(pred4c)
proba4c = proba_erreur(t_color$classe[121:160], cp4c[,1])

set.seed(1)
model5c <- nnet(t_color$data[-161:-200,1:2], t_color$classe[-161:-200,], size = 5, decay = 0.001, softmax = TRUE, maxit = 500)
pred5c <- predict(model5c, t_color$data[161:200,1:2])
cp5c = classes_predict(pred5c)
proba5c = proba_erreur(t_color$classe[161:200], cp5c[,1])

probas_color = c(proba1c, proba2c, proba3c, proba4c, proba5c)
pec = mean(probas_color)

png(file = "plots/tp3_probas_erreur_couleur.png")
plot(probas_color, xlab = "Modèle", ylab ="Probabilité d'erreur", main = "Probabilités d'erreur de chaque modèle pour la couleur")
dev.off()

# LDA sur les espèces
crabe = crabs[,c(4, 5, 1)]
crabe.lda <- lda(crabe[,1:2], crabe$sp)

x1p = seq(min(crabe$FL), max(crabe$FL), length = len)
x2p = seq(min(crabe$RW), max(crabe$RW), length = len)

grille = data.frame(expand.grid(FL = x1p, RW = x2p))

# Frontière de décision pour la lda
ly = predict(crabe.lda, grille)
lyp = ly$post[,1] - ly$post[,2]

png(file = "plots/lda_q6_1.png")
plot(crabe[ ,1:2], col = couleur4, main = "LDA Crabs selon l'espèce")
contour(x1p, x2p, matrix(lyp, len), add = TRUE, levels = 0, drawlabels = FALSE, col = 'red')
dev.off()

# Calcul de l'erreur empirique lda sur l'ensemble d'apprentissage
n = dim(crabe)[1]
ly <- predict(crabe.lda, crabe[ ,1:2])
erreur2 <- sum(ly$class != crabe$sp) / n

# 2.
len <- 50

xp <- seq(min(t_color$data[,1]), max(t_color$data[,1]), length = len)
yp <- seq(min(t_color$data[,2]), max(t_color$data[,2]), length = len)

grille <- expand.grid(z1 = xp, z2 = yp)

Z1 <- predict(model1, grille)
Z2 <- predict(model2, grille)
Z3 <- predict(model3, grille)
Z4 <- predict(model4, grille)
Z5 <- predict(model5, grille)

png(file = "plots/frontiere_q6_2_1.png")
plot(t_color$data[-1:-40,1:2], col = couleur4, main = "Frontières de décision crabs modèle 1 selon l'espèce")
zp <- Z1[,1] - Z1[,2]
contour(xp, yp, matrix(zp, len), add = TRUE, levels = 0, drawlabels = FALSE)
dev.off()

png(file = "plots/frontiere_q6_2_2.png")
plot(t_color$data[-41:-80,1:2], col = couleur4, main = "Frontières de décision crabs modèle 2 selon l'espèce")
zp <- Z2[,1] - Z2[,2]
contour(xp, yp, matrix(zp, len), add = TRUE, levels = 0, drawlabels = FALSE)
dev.off()

png(file = "plots/frontiere_q6_2_3.png")
plot(t_color$data[-81:-120,1:2], col = couleur4, main = "Frontières de décision crabs modèle 3 selon l'espèce")
zp <- Z3[,1] - Z3[,2]
contour(xp, yp, matrix(zp, len), add = TRUE, levels = 0, drawlabels = FALSE)
dev.off()

png(file = "plots/frontiere_q6_2_4.png")
plot(t_color$data[-121:-160,1:2], col = couleur4, main = "Frontières de décision crabs modèle 4 selon l'espèce")
zp <- Z4[,1] - Z4[,2]
contour(xp, yp, matrix(zp, len), add = TRUE, levels = 0, drawlabels = FALSE)
dev.off()

png(file = "plots/frontiere_q6_2_5.png")
plot(t_color$data[-161:-200,1:2], col = couleur4, main = "Frontières de décision crabs modèle 5 selon l'espèce")
zp <- Z5[,1] - Z5[,2]
contour(xp, yp, matrix(zp, len), add = TRUE, levels = 0, drawlabels = FALSE)
dev.off()
